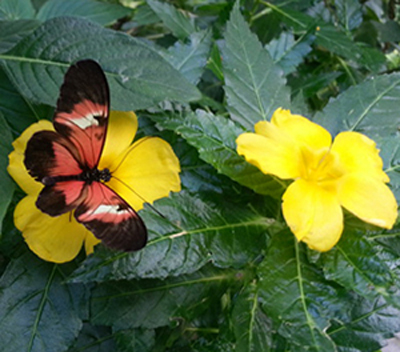
#> input picture 10week script/image/color_edge.jpg, 400 x 352 px
$ python '블러링과 캐니 에지를 이용한 컬러 에지 검출.py'
#> lines starting #> are read from the running program, lines starting #| are printed output that depends on the picture; after the words box and inside, x2 and y2 are one past the last pixel; in counts of white or black regions, pixels touching at a corner belong together
import cv2

def onTrackbar(th):
    rep_edge = cv2.GaussianBlur(rep_gray,(5,5),0)
    rep_edge = cv2.Canny(rep_edge,th,th*2,5)
    h,w = image.shape[:2]
    cv2.rectangle(rep_edge,(0,0,w,h),255,-1)
    color_edge = cv2.bitwise_and(rep_image,rep_image,mask=rep_edge)
    cv2.imshow("color edge",color_edge)

image = cv2.imread("image/color_edge.jpg",cv2.IMREAD_COLOR)
#> image is the input picture: shape (352, 400, 3); mean B, G, R 61.1, 106, 89.1
if image is None:raise Exception("영상파일 읽기 오류")

th=50

rep_image = cv2.repeat(image,1,2)
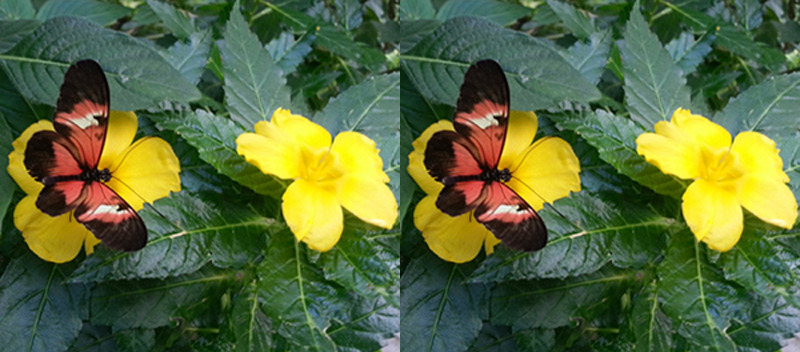
#> rep_image: shape (352, 800, 3); mean B, G, R 61.1, 106, 89.1
rep_gray = cv2.cvtColor(rep_image,cv2.COLOR_BGR2GRAY)
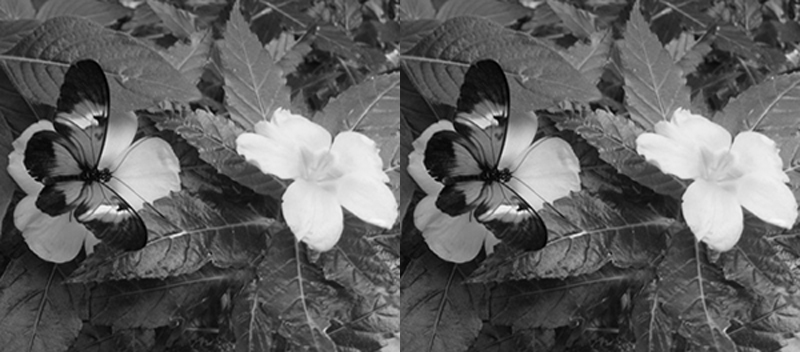
#> rep_gray: shape (352, 800); min 0, max 251, mean 95.9

cv2.namedWindow("color edge",cv2.WINDOW_AUTOSIZE)
cv2.createTrackbar("Canny th","color edge",th,100,onTrackbar)
onTrackbar(th)
#> in onTrackbar, `rep_edge = cv2.Canny(rep_edge,th,th*2,5)`:
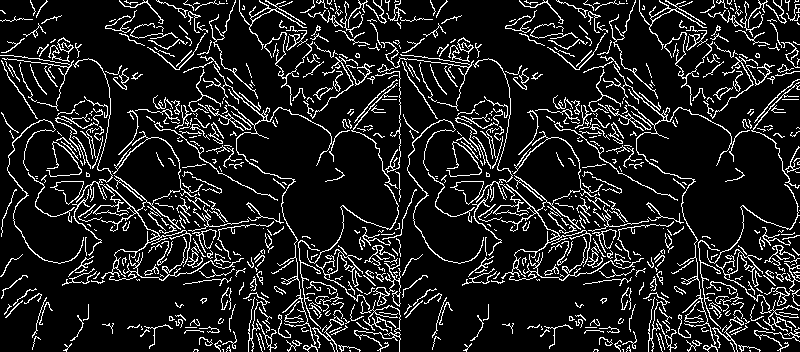
#> rep_edge: shape (352, 800); 12.3% white in thin lines or dots
#> in onTrackbar, `cv2.rectangle(rep_edge,(0,0,w,h),255,-1)`:
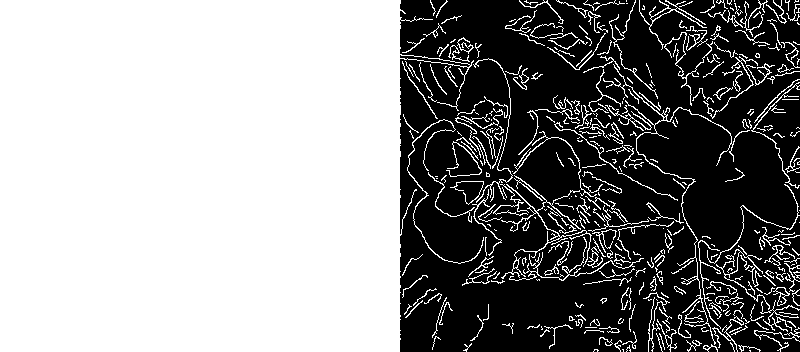
#> rep_edge: shape (352, 800); 56.2% white; 9 black regions (7 under 20 px), largest, box (x1, y1, x2, y2) and area: (400, 0, 800, 352) 123349, (520, 0, 547, 7) 97
#> in onTrackbar, `color_edge = cv2.bitwise_and(rep_image,rep_image,mask=rep_edge)`:
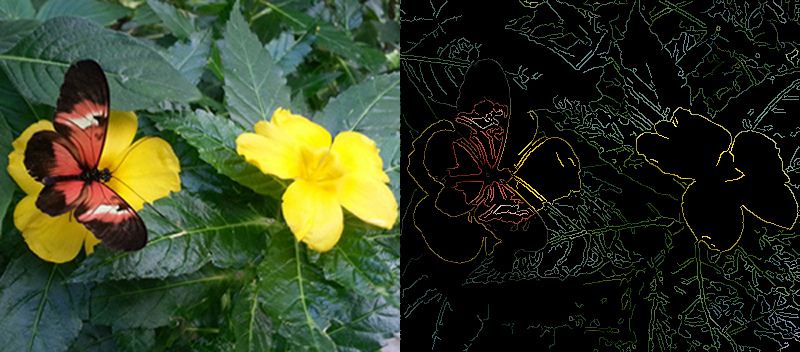
#> color_edge: shape (352, 800, 3); mean B, G, R 34.7, 59.3, 49.8
cv2.waitKey(0)
